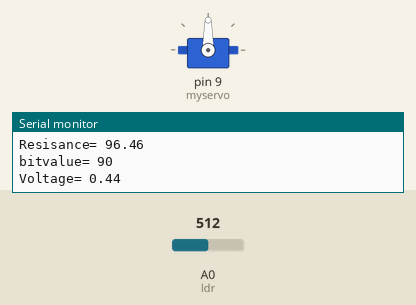
This sketch was run on a simulated Arduino Uno, built with avr-gcc and run on an emulated ATmega328P. Parts: servo, the last lines printed to the serial monitor. Inputs (shaded band) come from the test bench; at power-on: A0 (ldr) = 512.

Above: at 1.2 s.
1.3 s: A0 (ldr) set to 60
At 2.5 s:
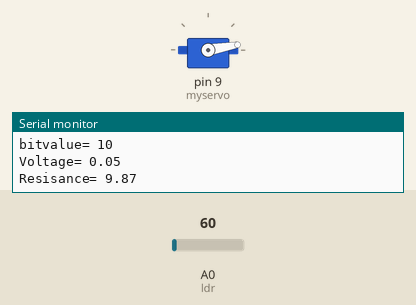
2.8 s: A0 (ldr) set to 50
At 3.8 s:
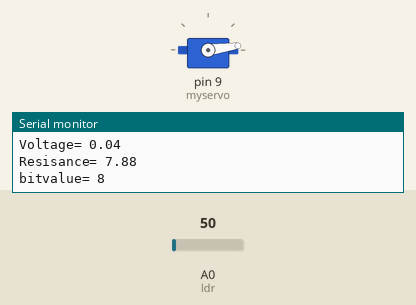
4.3 s: A0 (ldr) set to 122
At 4.9 s:
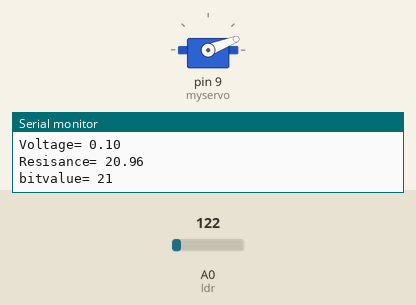
5.8 s: A0 (ldr) set to 306
At 7.0 s:
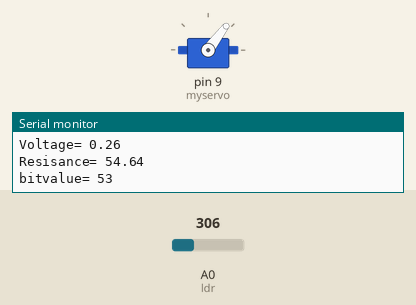
7.3 s: A0 (ldr) set to 511
At 7.7 s:
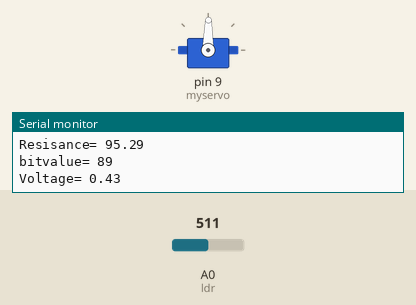
10.3 s: A0 (ldr) set to 543
At 11.8 s:
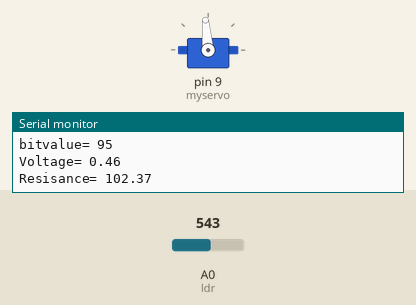
Timing chart, 0 to 12.8 s (numbered marks = the images above; inputs shaded):
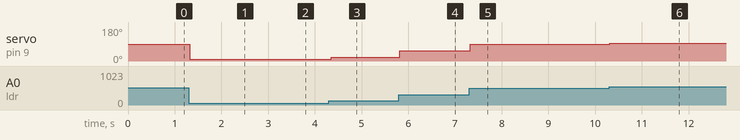

The sketch:

Servo_LDR.ino
```cpp
/*  the goal of this program is display the voltage, bitvalue and resistance of the LDR on
    the serial monitor and to also control the servo motor using the LDR. the theme of this
    program is analog input.
*/

#include <Servo.h>  //includes the servo library

Servo myservo;  //create servo project to control a servo
int ldr = A0;     //defines A0 as ldr
int val;          // sets val as an integer


void setup() {
  // put your setup code here, to run once:

  Serial.begin(9600);          //starts the serial communication at 9600 bits per second
  myservo.attach(9);        //attaches pin 9 to the servo motor

}

void loop() {
  // put your main code here, to run repeatedly:

  val = analogRead(ldr);             // reads the value of the ldr
  val = map(val, 0, 1023, 0, 180);    // scale it for use with the servo
  myservo.write(val);                // sets the servo position according to the scaled value

  Serial.print("bitvalue= ");       //serial prints "bitvalue"
  Serial.println(val);                //serial prints the value of the ldr
  float V = (5.0/1023.0) * val;       // floats V and creates an equation of y=mx=b
  Serial.print("Voltage= ");            //serial prints "Voltage= "
  Serial.println(V);                 //serial prints the value of V
  float current = ((5.0 - V)/1000);          //floats the current and sets equation of ohms law
  float ohms = (V/current);              //floats the ohms and sets equation to find resistance
  Serial.print("Resisance= ");            // serial prints "Resistance= "
  Serial.println(ohms);                //serial prints the value of ohms
  delay(15);               //delay it for 15 milliseconds
}
```

Measured:
- after the input at 1.3 s, servo on pin 9 (myservo): 90° → 10° at once
- after the input at 2.8 s, servo on pin 9 (myservo): 10° → 8° after 0.05 s
- after the input at 4.3 s, servo on pin 9 (myservo): 8° → 21° after 0.05 s
- after the input at 5.8 s, servo on pin 9 (myservo): 21° → 53° at once
- after the input at 7.3 s, servo on pin 9 (myservo): 53° → 89° at once
- after the input at 10.3 s, servo on pin 9 (myservo): 89° → 95° at once
